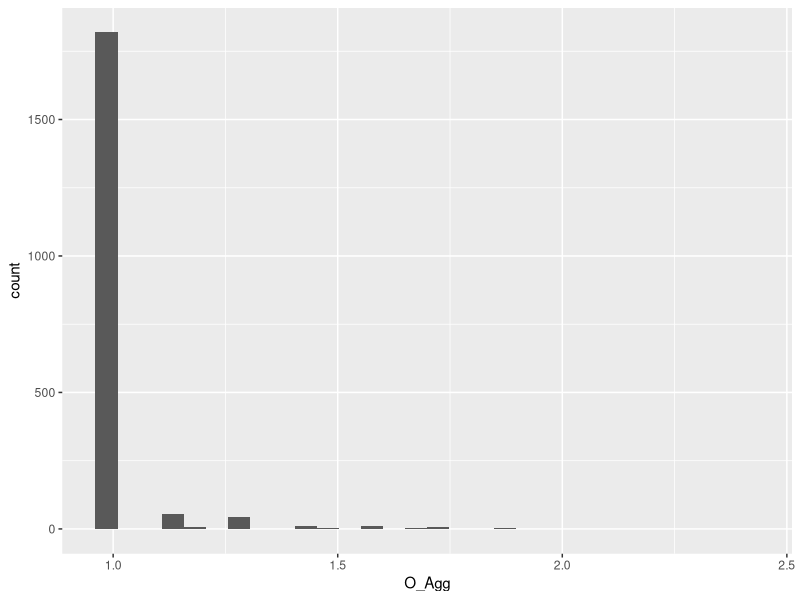
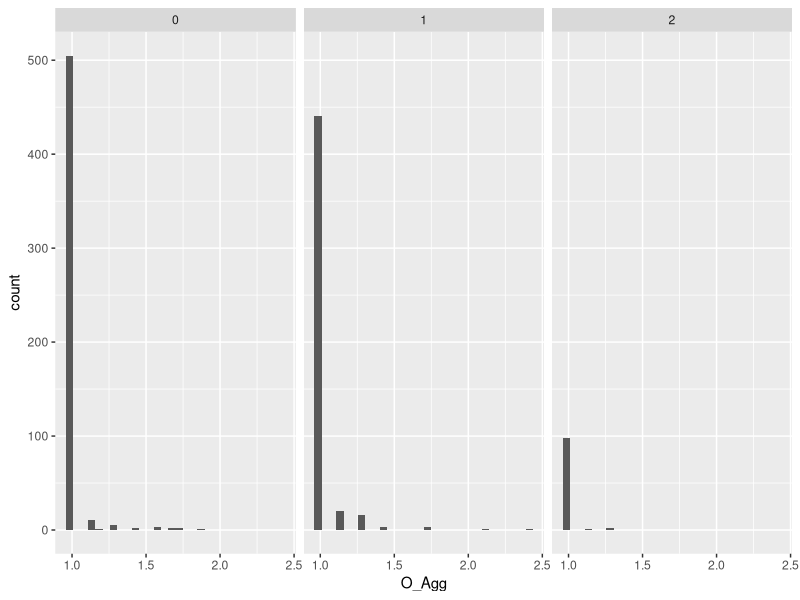
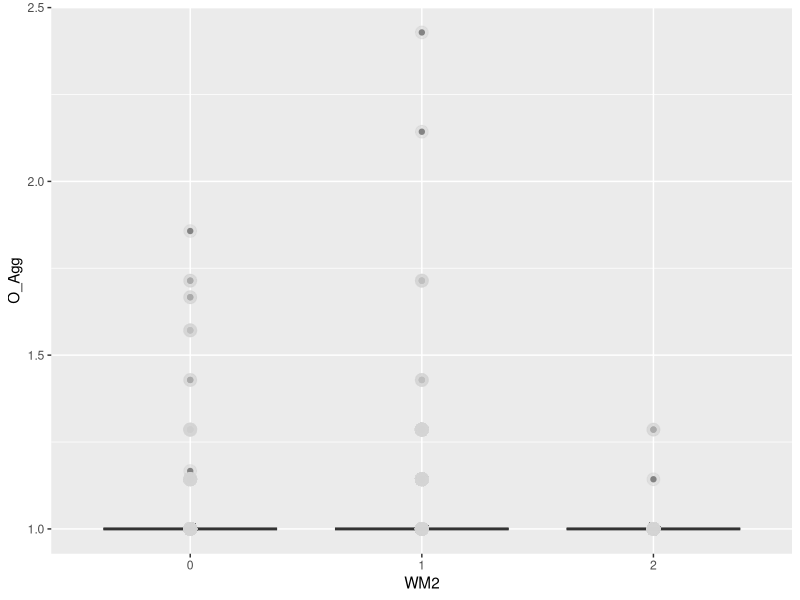
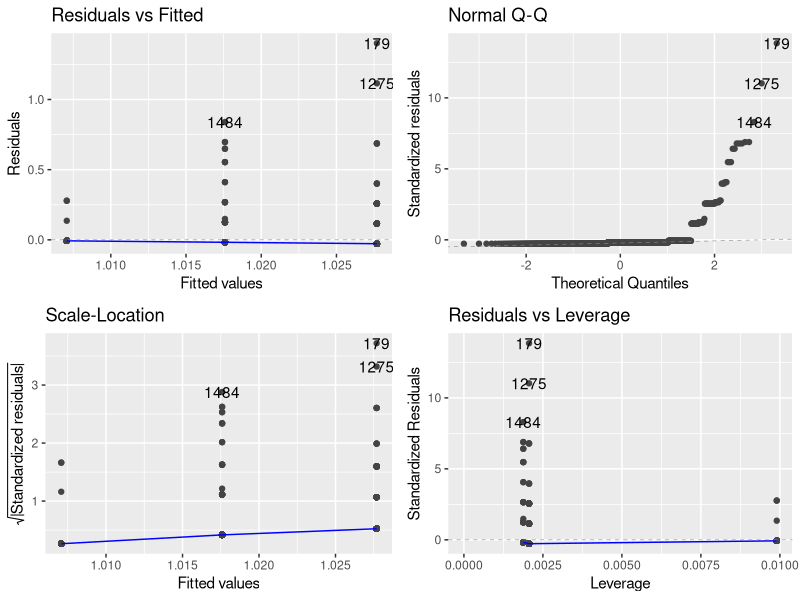
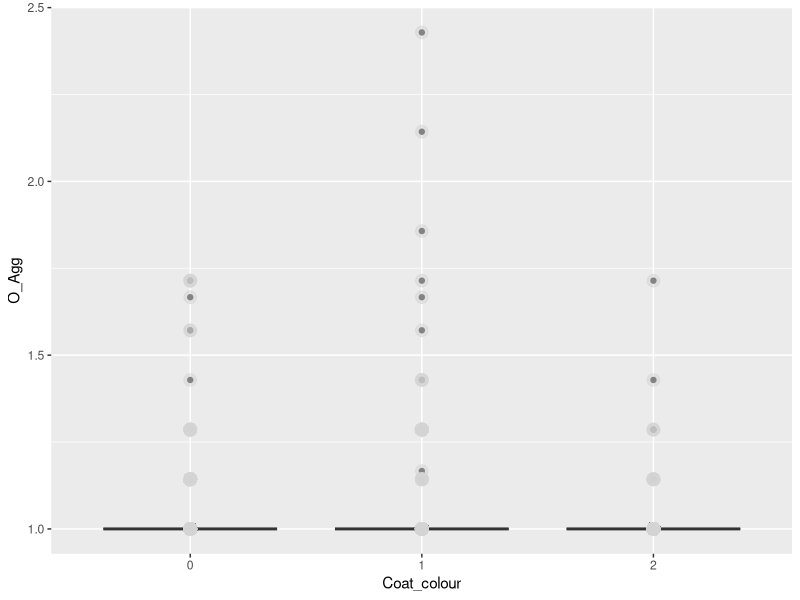
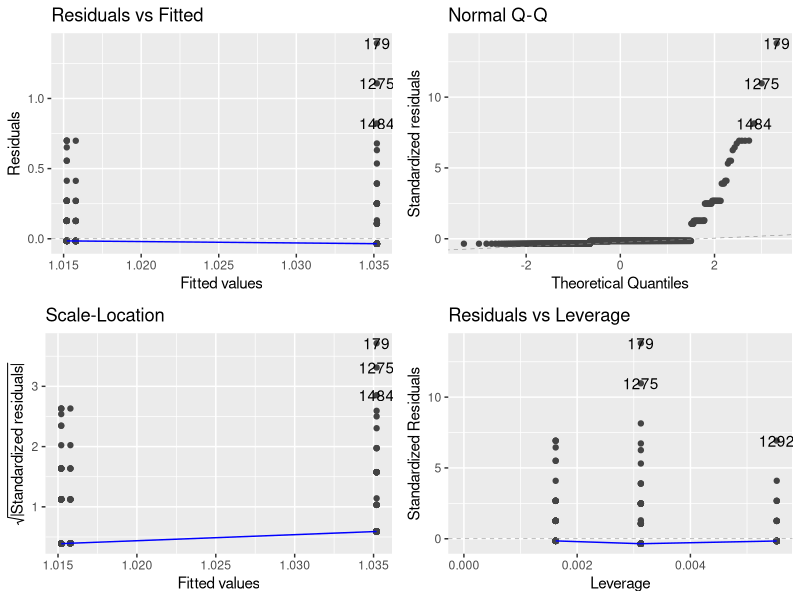
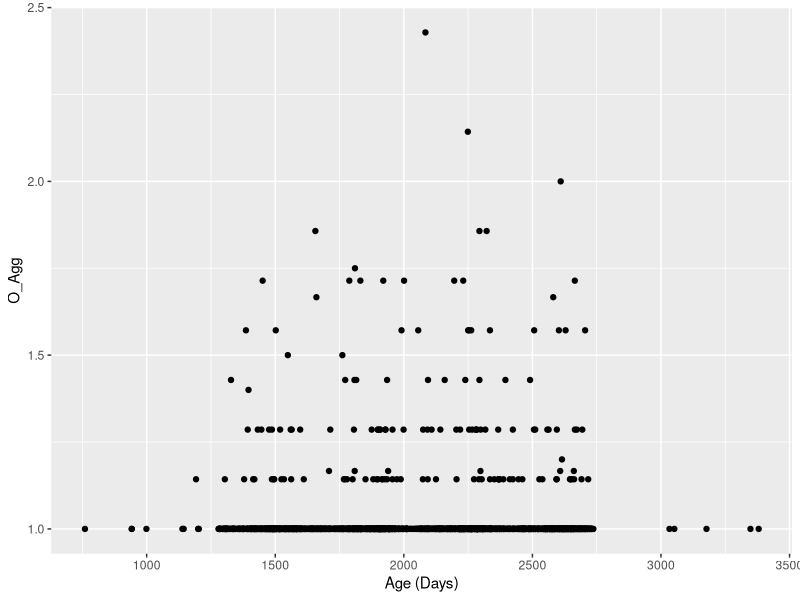
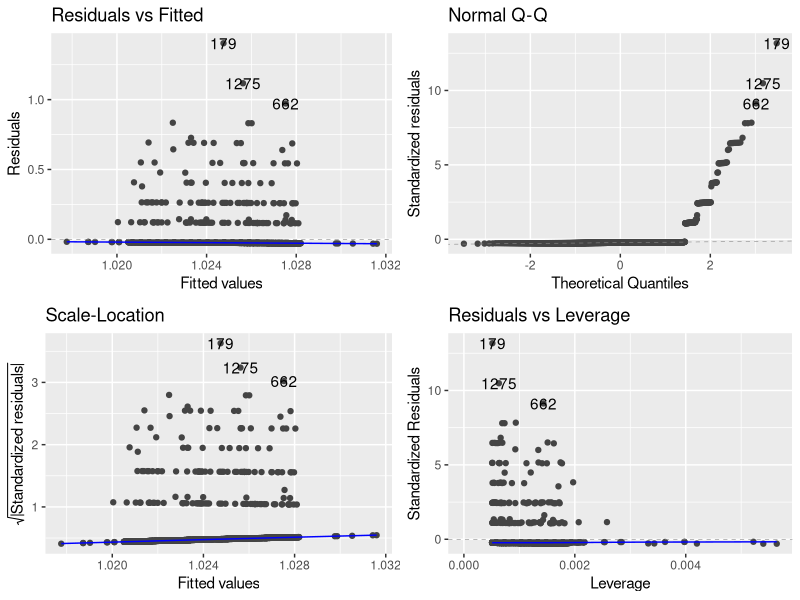

Write R code to recreate these figures, in order.
## ---- chunk 1
rm(list = ls())
library(tidyverse)
library(here)
library(ggfortify)
## ---- chunk 2
DOG <- read.csv(here("Data", "Secor-Cap-Dap-data.csv"))
## ---- chunk 3
DOG$Fixed <- DOG$Gender_status %% 2
## ---- chunk 4
summary(DOG)
## ---- chunk 5
ggplot(DOG, aes(x = O_Agg)) + geom_histogram()
## ---- chunk 6
ggplot(data = na.omit(DOG), aes(x = O_Agg)) + geom_histogram() + facet_wrap(~WM2)
## ---- chunk 7
DOG$WM2 <- as.factor(DOG$WM2)
ggplot(data = na.omit(DOG), aes(y = O_Agg, x = WM2)) + geom_boxplot() + geom_point(size = 4, color = 'lightgrey', alpha = 0.5)
## ---- chunk 8
jvelm <- lm(O_Agg ~ WM2, data = na.omit(DOG))
autoplot(jvelm)
summary(jvelm)
## ---- chunk 9
DOG$Coat_colour <- as.factor(DOG$Coat_colour)
ggplot(data = na.omit(DOG), aes(y = O_Agg, x = Coat_colour)) + geom_boxplot() + geom_point(size = 4, color = 'lightgrey', alpha = 0.5)
## ---- chunk 10
ccvelm <- lm(O_Agg ~ Coat_colour, data = na.omit(DOG))
autoplot(ccvelm)
summary(ccvelm)
## ---- chunk 11
ggplot(DOG, aes(y = O_Agg, x = Age)) + geom_point() + xlab("Age (Days)")
## ---- chunk 12
avelm <- lm(O_Agg ~ Age, data = DOG)
autoplot(avelm)
## ---- chunk 13
anova(avelm)
summary(avelm) # Starts at Call:
## ---- chunk 14
DOG$Health <- as.factor(DOG$Health)
ggplot(data = na.omit(DOG), aes(x = Health, y = O_Agg)) + geom_boxplot() + geom_point(size = 4, color = 'lightgrey', alpha = 0.5)
## ---- chunk 15
t.test(O_Agg ~ Health, data = DOG)
## ---- chunk 16
DOG$Gender_status <- as.factor(DOG$Gender_status)
ggplot(data = na.omit(DOG), aes(y = O_Agg, x = Gender_status)) + geom_boxplot() + geom_point(size = 4, color = 'lightgrey', alpha = 0.5)
## ---- chunk 17
gsvelm <- lm(O_Agg ~ Gender_status, data = na.omit(DOG))
autoplot(gsvelm)
summary(gsvelm)
## ---- chunk 18
DOG$Fixed <- as.factor(DOG$Fixed)
ggplot(data = na.omit(DOG), aes(x = Fixed, y = O_Agg)) + geom_boxplot() + geom_point(size = 4, color = 'lightgrey', alpha = 0.5)
## ---- chunk 19
fvelm <- lm(O_Agg ~ Fixed, data = na.omit(DOG))
autoplot(fvelm)
summary(fvelm)
## ---- chunk 20
DOG$InOut <- as.factor(DOG$InOut)
ggplot(data = na.omit(DOG), aes(x = InOut, y = O_Agg)) + geom_boxplot() + geom_point(size = 4, color = 'lightgrey', alpha = 0.5)
## ---- chunk 21
iovelm <- lm(O_Agg ~ InOut, data = na.omit(DOG))
autoplot(iovelm)
summary(iovelm)
## ---- chunk 22
DOG$TimeEx <- as.factor(DOG$TimeEx)
ggplot(data = na.omit(DOG), aes(x = TimeEx, y = O_Agg)) + geom_boxplot() + geom_point(size = 4, color = 'lightgrey', alpha = 0.5)
## ---- chunk 23
tevelm <- lm(O_Agg ~ TimeEx, data = na.omit(DOG))
autoplot(tevelm)
summary(tevelm)
